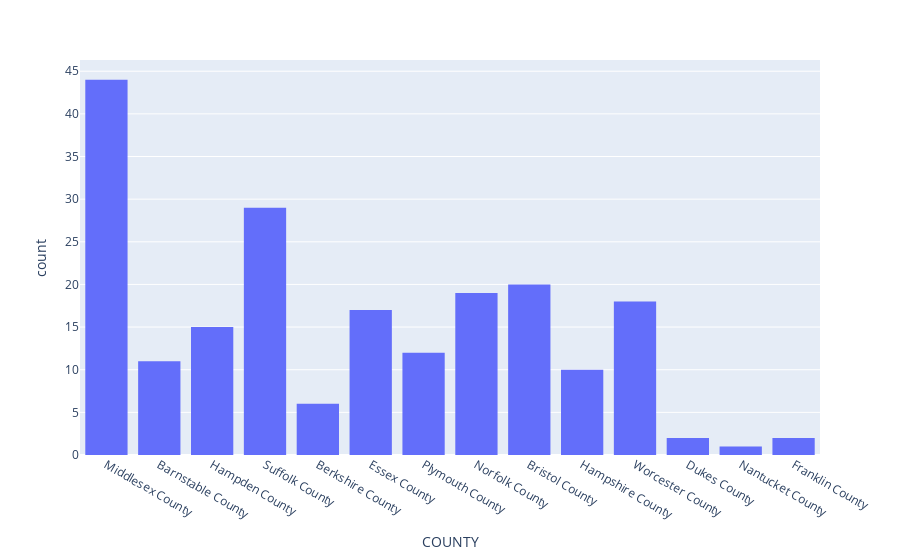

Source (notebook cell):
### Code cell
fig = px.histogram(patients, x="COUNTY")
fig.show()

### Figure 1 — Plotly figure (JSON) as saved in the notebook; plotly's stock layout.template omitted (floating-point values rounded to 4 significant figures; data arrays with more than 128 entries replaced by an {"elided": "..."} marker saying what was removed)
{"data": [{"alignmentgroup": "True", "bingroup": "x", "hovertemplate": "COUNTY=%{x}<br>count=%{y}<extra></extra>", "legendgroup": "", "marker": {"color": "#636efa", "pattern": {"shape": ""}}, "name": "", "offsetgroup": "", "orientation": "v", "showlegend": false, "type": "histogram", "x": {"elided": "206 str values"}, "xaxis": "x", "yaxis": "y"}], "layout": {"autosize": true, "barmode": "relative", "legend": {"tracegroupgap": 0}, "margin": {"t": 60}, "xaxis": {"anchor": "y", "autorange": true, "domain": [0, 1], "range": [-0.5, 13.5], "showspikes": false, "title": {"text": "COUNTY"}, "type": "category"}, "yaxis": {"anchor": "x", "autorange": true, "domain": [0, 1], "range": [0, 46.32], "showspikes": false, "title": {"text": "count"}}}}
